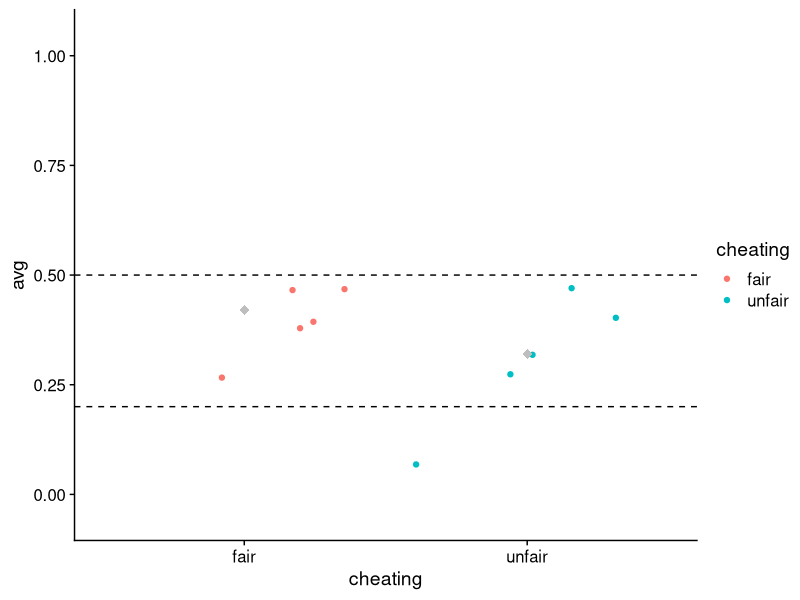
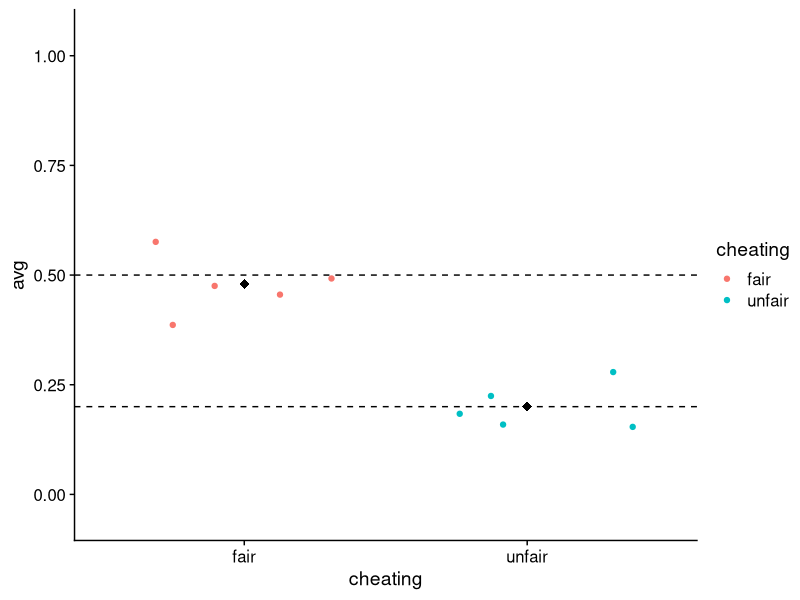
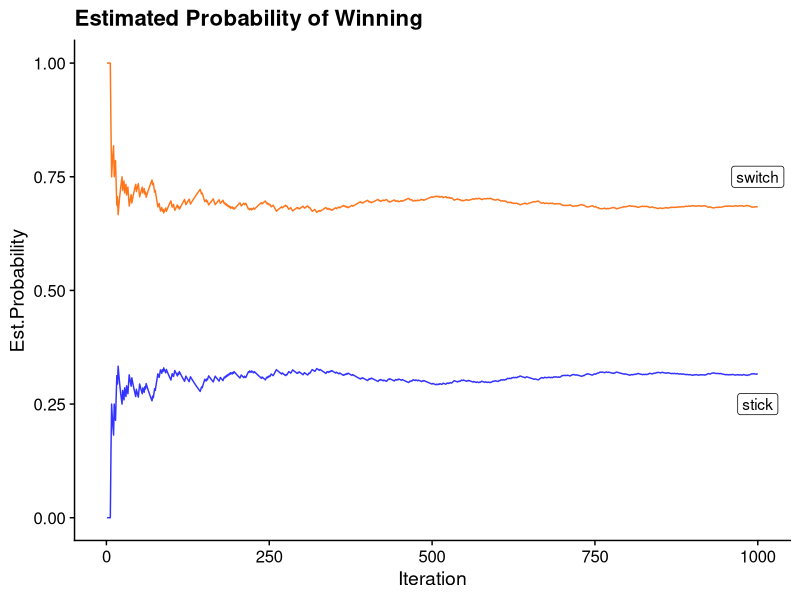

Write the R code that produced these figures, in order.
## ---- chunk 1
#| echo: false
#| include: false
library(tidyverse)
library(cowplot)
## ---- chunk 2
# flip a coin
sample(x = c("H", "T"), size = 100, replace = T)
## ---- chunk 3
#| echo: true
#| output-location: column-fragment

rbinom(n = 5, size = 1, prob = .5)
## ---- chunk 4
#| echo: true
#| output-location: column-fragment

rbinom(n = 5, size = 1, prob = .5)
## ---- chunk 5
#| echo: true
#| output-location: column-fragment

#
set.seed(33)
rbinom(n = 5, size = 1, prob = .5)
## ---- chunk 6
#| echo: true
#| output-location: column-fragment

#
set.seed(33)
rbinom(n = 5, size = 1, prob = .5)
## ---- chunk 7
#| echo: true
#| output-location: column-fragment

rbinom(n = 5, size = 1, prob = .2)
## ---- chunk 8
#| echo: true
#| output-location: column-fragment

rbinom(n = 5, size = 1, prob = .2)
## ---- chunk 9
#| echo: true
#| output-location: column-fragment

rbinom(n = 10, size = 1, prob = .5)
## ---- chunk 10
#| echo: true
#| output-location: column-fragment

rbinom(n = 10, size = 1, prob = .5) |>
  mean()
## ---- chunk 11
#| echo: true
#| output-location: column-fragment

rbinom(n = 10, size = 1, prob = .5) |>
  mean()
## ---- chunk 12
#| echo: true
#| output-location: column-fragment

rbinom(n = 10, size = 1, prob = .2) |>
  mean()
## ---- chunk 13
#| echo: true
#| output-location: column-fragment

rbinom(n = 10, size = 1, prob = .2) |>
  mean()
## ---- chunk 14
#| echo: true
#| output-location: column-fragment

numFlips <- 10
numRounds <- 5

myFairTosses <- vector()

for (i in 1:numRounds) {
  myFairTosses[i] <- rbinom(n = numFlips, size = 1, prob = .5) |> mean()
}

myFairTosses
## ---- chunk 15
#| echo: true
#| output-location: column-fragment

myUnfairTosses <- vector()

for (i in 1:numRounds) {
  myUnfairTosses[i] <- rbinom(n = numFlips, size = 1, prob = .2) |> mean()
}

myUnfairTosses
## ---- chunk 16
#| echo: true
#| output-location: column-fragment

allFlips <- tibble(
  fair = myFairTosses,
  unfair = myUnfairTosses
) |>
  pivot_longer(
    cols = c("fair", "unfair"),
    names_to = "cheating",
    values_to = "avg"
  )

allFlips |> top_n(5)
## ---- chunk 17
#| echo: true
#| output-location: column-fragment
#| fig.alt: "Description of the plot - PLEASE FILL IN"

ggplot(allFlips, aes(x = cheating, y = avg, color = cheating)) +
  geom_jitter() +
  stat_summary(
    fun = mean,
    geom = "point",
    shape = 18,
    size = 3,
    color = "grey"
  ) +
  ylim(-0.05, 1.05) +
  geom_hline(yintercept = .5, linetype = "dashed") + # true mean fair
  geom_hline(yintercept = .2, linetype = "dashed") + # true mean unfair
  theme_cowplot()
## ---- chunk 18
#| echo: true
#| output-location: column-fragment
#| fig.alt: "Description of the plot - PLEASE FILL IN"

numFlips <- 50
numRounds <- 5

myFairTosses <- vector()

for (i in 1:numRounds) {
  myFairTosses[i] <- rbinom(n = numFlips, size = 1, prob = .5) |> mean()
}

myUnfairTosses <- vector()

for (i in 1:numRounds) {
  myUnfairTosses[i] <- rbinom(n = numFlips, size = 1, prob = .2) |> mean()
}

tibble(
  fair = myFairTosses,
  unfair = myUnfairTosses
) |>
  pivot_longer(
    cols = c("fair", "unfair"),
    names_to = "cheating",
    values_to = "avg"
  ) |>
  ggplot(aes(x = cheating, y = avg, color = cheating)) +
  geom_jitter() +
  stat_summary(
    fun = mean,
    geom = "point",
    shape = 18,
    size = 3,
    color = "black"
  ) +
  ylim(-0.05, 1.05) +
  geom_hline(yintercept = .5, linetype = "dashed") + # true mean fair
  geom_hline(yintercept = .2, linetype = "dashed") + # true mean unfair
  theme_cowplot()
## ---- chunk 19
#| label: simulate monty
#| fig.alt: "Description of the plot - PLEASE FILL IN"
# number of times to repeat the experiment
iter <- 1000

# defining the doors
doors <- c("goat", "goat", "car")

# initialize dataframe to store the result per iteration
monte_hall <- function(iteration) {
  # iteration <- 10
  contestant_door <- sample(doors, size = iteration, replace = TRUE)

  i <- 1:iteration

  # stick_win which is equal to 1 if the contestant_door in current i is car, 0 otherwise.
  # switch_win which is equal to 0 if the contestant_door is equal to car, 1 otherwise.
  stick_win <- ifelse(contestant_door == "car", 1, 0)
  switch_win <- ifelse(contestant_door == "car", 0, 1)

  stick_prob <- cumsum(stick_win) / i
  switch_prob <- cumsum(switch_win) / i

  # store result in a tibble
  results <- tibble(
    i = i,
    contestant_door = contestant_door,
    stick_win = stick_win,
    switch_win = switch_win,
    stick_prob = stick_prob,
    switch_prob = switch_prob
  )

  return(results)
}

monte_hall_results <- monte_hall(iter)

ggplot(monte_hall_results, mapping = aes(x = i, y = stick_prob)) +
  geom_line(color = "#3333ff") +
  geom_line(aes(y = switch_prob), color = "#ff751a") +
  ylab("Est.Probability") +
  xlab("Iteration") +
  geom_label(
    data = tibble(
      label = c("switch", "stick"),
      i = c(iter, iter),
      stick_prob = c(0.75, 0.25)
    ),
    aes(label = label),
    show.legend = FALSE
  ) +
  ggtitle("Estimated Probability of Winning") +
  theme_cowplot()
